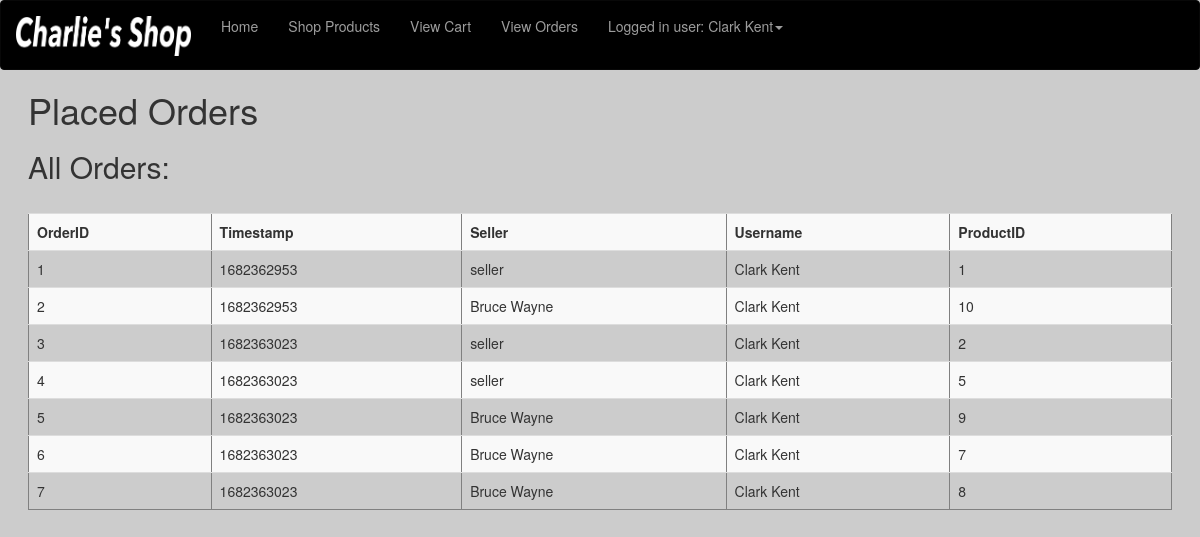
/C_viewOrders.php (signed in), run on the app's committed database.
### tables this page shows
CREATE TABLE `orders` (
  `ID` int(11) NOT NULL,
  `time` int(11) NOT NULL,
  `productSeller` varchar(20) NOT NULL,
  `username` varchar(20) NOT NULL,
  `productID` int(11) NOT NULL
);

### C_viewOrders.php (the view, shortened to what this page needs)
<?php
include ('connection.php');
?>
<?php
@$db = mysqli_connect($DBHost, $DBUser, $DBPassword, $DBName);
?>
<!DOCTYPE html>
<html>
		 <link rel="stylesheet" href="https://maxcdn.bootstrapcdn.com/bootstrap/3.4.1/css/bootstrap.min.css">
	<link rel="stylesheet" href="Style.css">
<head>
    </head>
    <body>
 <nav class="navbar navbar-inverse navbar-custom">
     <ul class="nav navbar-nav">
        	 <a class="navbar-brand" href="C_customerHome.php">
            <img src="images/Logo.png" alt="Logo"><br></a>
        <li>
           <a href="C_customerHome.php ">Home</a>
        </li>
        <li>
			<a href="C_shopProduct.php">Shop Products</a>
        </li>
         <li>
            <a href="C_ViewCart.php">View Cart</a>
        </li>
		 <li>
            <a href='C_viewOrders.php'>View Orders</a><br>
        </li>
			<li class="dropdown">
            <a class="dropdown-toggle" data-toggle="dropdown" href="#"><?php
			echo "Logged in user: " . $_SESSION['user']['username'] ;
		?><span class="caret"></a>
        </li>
     </ul>
	</nav>
<main>
<h1>Placed Orders</h1>
<?php
			$username = $_SESSION['user']['username'];
			$sql = "SELECT * FROM orders WHERE username = '$username'";
			$result = mysqli_query($db, $sql);
        if(mysqli_num_rows($result) == 0) echo "<h2>There are Currently Orders Placed!</h2>";
        else{
            echo "<h2>All Orders:</h2><br>";
            echo "<table  class='table table-striped' border='1'>";
			echo "<tr><th>OrderID</th><th>Timestamp</th><th>Seller</th><th>Username</th><th>ProductID</th></tr>";
            while($row = mysqli_fetch_assoc($result)){
                echo "<tr>";
                foreach($row as $value)
                {
                    echo "<td>$value</td>";
                }
                echo "</tr>";
            }
            echo "</table>";
        }
?>
</main>
    </body>
</html>

### Style.css (style rules this page uses)
.navbar-custom { background-color: black; height: 5em; }
main { margin-inline:2em; }
body { background-color:#cccccc; }
img { align:left; height:2.2em; }

### data on the page
orders: value "1", time "1682362953", productSeller "seller", username "Clark Kent"
orders: ID "2", time "1682362953", productSeller "Bruce Wayne", username "Clark Kent", productID "10"
orders: ID "3", time "1682363023", productSeller "seller", username "Clark Kent", productID "2"
orders: ID "4", time "1682363023", productSeller "seller", username "Clark Kent", productID "5"
orders: ID "5", time "1682363023", productSeller "Bruce Wayne", username "Clark Kent", productID "9"
orders: ID "6", time "1682363023", productSeller "Bruce Wayne", username "Clark Kent", productID "7"
orders: ID "7", time "1682363023", productSeller "Bruce Wayne", username "Clark Kent", productID "8"

### other printed values
$_SESSION['user']['username'] "Clark Kent"
